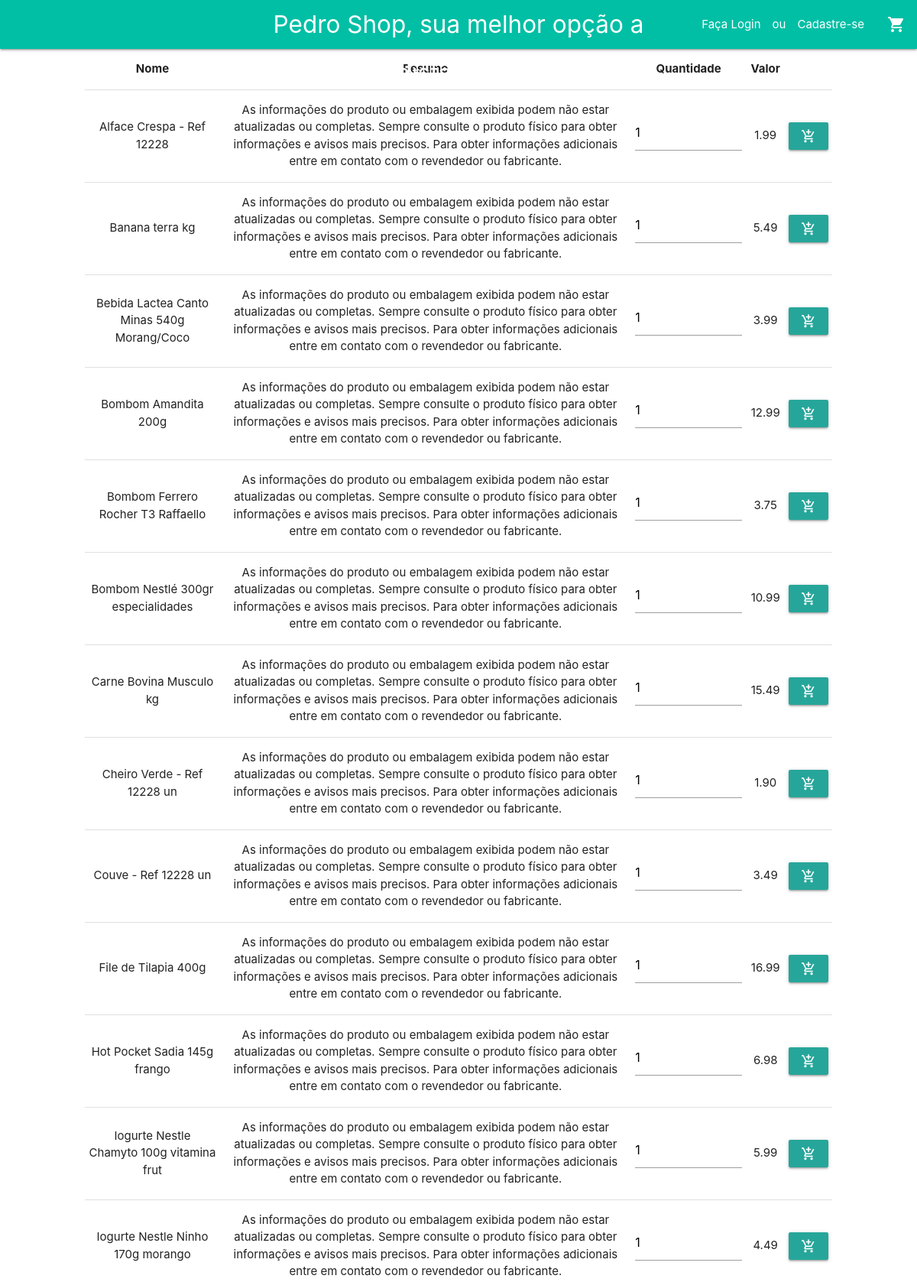
The page / (upper part) on the database its author committed.
### tables this page shows
CREATE TABLE `medicamento` (
  `id_medicamento` int(11) NOT NULL,
  `nome` varchar(450) DEFAULT NULL,
  `bula` text,
  `quantidade` int(11) DEFAULT NULL,
  `valor` double DEFAULT NULL
);

### banco/daoMedicamento.class.php (called while the page is built, shortened)
<?php
    require_once "medicamento.class.php";
    class DaoMedicamento{
        public function select(){
            $conexao = new Conexao();
            $con = $conexao->connectDB();
            $sql = "SELECT * FROM `medicamento` ORDER BY `nome` ASC";
            $result = $con->query($sql);
            if(($result->num_rows) > 0){
                $return = array();
                while($row = $result->fetch_assoc()){
                    $medicamento = new Medicamento();
                    $medicamento->setId($row['id_medicamento']);
                    $medicamento->setNome($row['nome']);
                    $medicamento->setBula($row['bula']);
                    $medicamento->setQuantidade($row['quantidade']);
                    $medicamento->setValor($row['valor']);
                    array_push($return, $medicamento);
                }
            }else{
                $return = NULL;
            }
            return $return;
        }
    }
?>

### banco/medicamento.class.php (called while the page is built, shortened)
<?php
    class Medicamento{
        private $nome;
        private $bula;
        private $quantidade;
        private $valor;
        public function getNome(){
            return $this->nome;
        }
        public function setNome($nome){
            $this->nome = $nome;
        }
        public function getBula(){
            return $this->bula;
        }
        public function setBula($bula){
            $this->bula = $bula;
        }
        public function getQuantidade(){
            return $this->quantidade;
        }
        public function setQuantidade($quantidade){
            $this->quantidade = $quantidade;
        }
        public function getValor(){
            return $this->valor;
        }
        public function setValor($valor){
            $this->valor = $valor;
        }
    }
?>

### index.php (the view, shortened to what this page needs)
<?php
    require_once "title.php";
    require_once "./banco/daoMedicamento.class.php";
    require_once "./banco/medicamento.class.php";
    $dao= new DaoMedicamento();
    $result = $dao->select();
?>
<!DOCTYPE html>
<html>
    <head>
        <link type="text/css" rel="stylesheet" href="css/materialize.min.css"  media="screen,projection"/>
        <title><?php echo title(); ?></title>
    </head>
    <body>
        <nav>
            <div class="nav-wrapper teal accent-4">
                <a href="index.php" class="brand-logo center"> <?php echo title();?></a>
                <?php
                    if(!isset($_SESSION['usuario'])){
                        echo "<ul id='nav-mobile' class='right hide-on-med-and-down'>
                            <li><a href='login.php'>Faça Login</a></li>
                            <li> ou </li>
                            <li><a href='cadUser.php'>Cadastre-se</a></li>
                            <li><a href='carrinho.php'><i class='material-icons'>shopping_cart</i></a></li>
                        </ul>";
                    }else{
                        echo "<ul id='nav-mobile' class='right hide-on-med-and-down'>
                                <li> <a href='user.php'>".unserialize($_SESSION['usuario'])->getNome()."</a></li>
                                <li><a href='carrinho.php'><i class='material-icons'>shopping_cart</i></a></li>
                            </ul>";
                    }
                ?>
            </div>
        </nav>
        <div class="row">
            <div class="col s12 m12 l12">
                <div class="row">
                    <div class="col s10 offset-s1">
                        <div class='row'>
                            <div class='col s12 m12 '>
                                    <table class='centered'>
                                        <thead>
                                        <tr>
                                            <th>Nome</th>
                                            <th>Resumo</th>
                                            <th width="150">Quantidade</th>
                                            <th>Valor</th>
                                            <th></th>
                                        </tr>
                                        </thead>
                                        <tbody>
                                            <?php
                                                foreach($result as $key => $medicamento){
                                                    $valor = number_format($medicamento->getValor(), 2);
                                                    echo"<form method='POST' action='index.php'>";
                                                    echo "<tr>
                                                        <td>{$medicamento->getNome()}</td>
                                                        <td>{$medicamento->getBula()}</td>
                                                        <td><input type='number' name='qnt' min='1' max='{$medicamento->getQuantidade()}' value='1'></td>
                                                        <td>{$valor}</td>
                                                        <input type='hidden' name='medicamento' value='{$medicamento->getId()}'>
                                                        <input type='hidden' name='valor' value='{$valor}'>
                                                        <td><button class='btn waves-effect' type='submit' name='car'><i class='material-icons'>add_shopping_cart</i></button></td>
                                                    </tr>
                                                    </form>";
                                                }
                                            ?>
                                        </tbody>
                                    </table>
                            </div>
                        </div>
                    </div>
                </div>
            </div>
        </div>
    </body>
</html>

### title.php
<?php
  function title (){
    echo "Pedro Shop, sua melhor opção a distância!!!";
  }
?>

### rows shown on the page
medicamento: nome "Alface Crespa - Ref 12228", bula "As informações do produto ou embalagem exibida podem não estar atualizadas ou completas. Sempre consulte o produto físico para obter informações e avisos mais precisos. Para obter informações adicionais entre em contato com o revendedor ou fabricante.", valor "1.99"
medicamento: nome "Banana terra kg", bula "As informações do produto ou embalagem exibida podem não estar atualizadas ou completas. Sempre consulte o produto físico para obter informações e avisos mais precisos. Para obter informações adicionais entre em contato com o revendedor ou fabricante.", valor "5.49"
medicamento: nome "Bebida Lactea Canto Minas 540g Morang/Coco", bula "As informações do produto ou embalagem exibida podem não estar atualizadas ou completas. Sempre consulte o produto físico para obter informações e avisos mais precisos. Para obter informações adicionais entre em contato com o revendedor ou fabricante.", valor "3.99"
medicamento: nome "Bombom Amandita 200g", bula "As informações do produto ou embalagem exibida podem não estar atualizadas ou completas. Sempre consulte o produto físico para obter informações e avisos mais precisos. Para obter informações adicionais entre em contato com o revendedor ou fabricante.", valor "12.99"
medicamento: nome "Bombom Ferrero Rocher T3 Raffaello", bula "As informações do produto ou embalagem exibida podem não estar atualizadas ou completas. Sempre consulte o produto físico para obter informações e avisos mais precisos. Para obter informações adicionais entre em contato com o revendedor ou fabricante.", valor "3.75"
medicamento: nome "Bombom Nestlé 300gr especialidades", bula "As informações do produto ou embalagem exibida podem não estar atualizadas ou completas. Sempre consulte o produto físico para obter informações e avisos mais precisos. Para obter informações adicionais entre em contato com o revendedor ou fabricante.", valor "10.99"
medicamento: nome "Carne Bovina Musculo kg", bula "As informações do produto ou embalagem exibida podem não estar atualizadas ou completas. Sempre consulte o produto físico para obter informações e avisos mais precisos. Para obter informações adicionais entre em contato com o revendedor ou fabricante.", valor "15.49"
medicamento: nome "Cheiro Verde - Ref 12228 un", bula "As informações do produto ou embalagem exibida podem não estar atualizadas ou completas. Sempre consulte o produto físico para obter informações e avisos mais precisos. Para obter informações adicionais entre em contato com o revendedor ou fabricante.", valor "1.90"
medicamento: nome "Couve - Ref 12228 un", bula "As informações do produto ou embalagem exibida podem não estar atualizadas ou completas. Sempre consulte o produto físico para obter informações e avisos mais precisos. Para obter informações adicionais entre em contato com o revendedor ou fabricante.", valor "3.49"
medicamento: nome "File de Tilapia 400g", bula "As informações do produto ou embalagem exibida podem não estar atualizadas ou completas. Sempre consulte o produto físico para obter informações e avisos mais precisos. Para obter informações adicionais entre em contato com o revendedor ou fabricante.", valor "16.99"
medicamento: nome "Hot Pocket Sadia 145g frango", bula "As informações do produto ou embalagem exibida podem não estar atualizadas ou completas. Sempre consulte o produto físico para obter informações e avisos mais precisos. Para obter informações adicionais entre em contato com o revendedor ou fabricante.", valor "6.98"
medicamento: nome "Iogurte Nestle Chamyto 100g vitamina frut", bula "As informações do produto ou embalagem exibida podem não estar atualizadas ou completas. Sempre consulte o produto físico para obter informações e avisos mais precisos. Para obter informações adicionais entre em contato com o revendedor ou fabricante.", valor "5.99"
medicamento: nome "Iogurte Nestle Ninho 170g morango", bula "As informações do produto ou embalagem exibida podem não estar atualizadas ou completas. Sempre consulte o produto físico para obter informações e avisos mais precisos. Para obter informações adicionais entre em contato com o revendedor ou fabricante.", valor "4.49"
